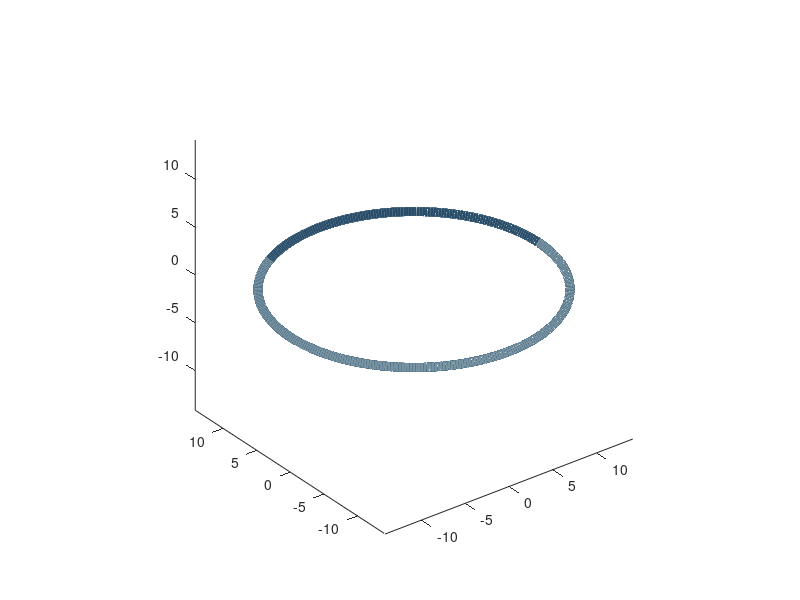

Source code (MATLAB): (Note: this script raises an error after producing the figure.)
% 参数
D = 87*0.34*3/pi; %直径 87*0.34*3/2/pi  约14.12*2
d = 6.32; %线径,得下面手动修改
dtheta = 120; %每一段对应的角度（此处修改为60）
turning = 300; %每一段的旋转角度
N = 50; %段数
% Color = {[1,0.76,0.5],[0.34,0.63,0.98]}   %nature 橙蓝
 Color = {[0.47, 0.58, 0.64],[0.16, 0.30, 0.41]}      %蓝   
% Color = {[0.70, 0.80, 0.59],[0.42, 0.49, 0.33]}      %绿   
%Color = {[0.86, 0.85, 0.87],[0.53, 0.52, 0.54]}      %灰   

% 变量初始化
a0 = [0, 0, 0];
ax0 = plot3(a0(1), a0(2), a0(3));
axis equal
hold on;

theta = zeros(N, dtheta); %角度变量
x = zeros(N, dtheta); %x坐标
y = zeros(N, dtheta); %y坐标
z = zeros(N, dtheta); %z坐标
a = zeros(N, 3); %旋转轴方向
axHandle = cell(1, N); %旋转轴的指针
lnHandle = cell(1, N); %线段的指针

% 先把每一段线段画出来，不旋转
for i = 1:N
    theta(i, :) = linspace((i-1)*dtheta/180*pi, i*dtheta/180*pi, dtheta);
    x(i, :) = D/2*cos(theta(i, :));
    y(i, :) = D/2*sin(theta(i, :));
    a(i, :) = [cos(i*dtheta/180*pi+pi/2), sin(i*dtheta/180*pi+pi/2), 0];
    lnHandle{i} = plot3(x(i, :), y(i, :), z(i, :), '-','Color',Color{mod(i,2)+1},'linewidth',6.32);
    axHandle{i} = plot3(a(i, 1), a(i, 2), a(i, 3), 'Marker', 'none','linewidth',6.32);
end

% 依次旋转每一段线段，第一段转一次，第二段转两次，依此类推
for j = 2:N
    rotationAxis = [axHandle{j-1}.XData-ax0.XData, axHandle{j-1}.YData-ax0.YData, axHandle{j-1}.ZData-ax0.ZData];
    rotationPoint = [lnHandle{j-1}.XData(end), lnHandle{j-1}.YData(end), lnHandle{j-1}.ZData(end)];
    rotate(ax0, rotationAxis, turning, rotationPoint);
    for k = j:N
        rotate([lnHandle{k}, axHandle{k}], rotationAxis, turning, rotationPoint);
    end
end

% 保存旋转后的线段坐标
for k = 1:N
    x(k, :) = lnHandle{k}.XData;
    y(k, :) = lnHandle{k}.YData;
    z(k, :) = lnHandle{k}.ZData;
end
thetaData = reshape(theta', 1, []);
xData = reshape(x', 1, []);
yData = reshape(y', 1, []);
zData = reshape(z', 1, []);

% 将线段转为垂直于x-y平面
for k = 1:N
    rotate(lnHandle{k}, cross([0 0 1], [-3.113 1.797 -5.391]), -acos(dot([0 0 1], [-3.113 1.797 -5.391])/(norm([-3.113 1.797 -5.391])))/pi*180, [0 0 0]);
end

% %将线段平移
for k=1:N
    lnHandle{k}.XData = lnHandle{k}.XData-1.093;
    lnHandle{k}.YData = lnHandle{k}.YData-1.89;
    lnHandle{k}.ZData = lnHandle{k}.ZData+6.795;
end